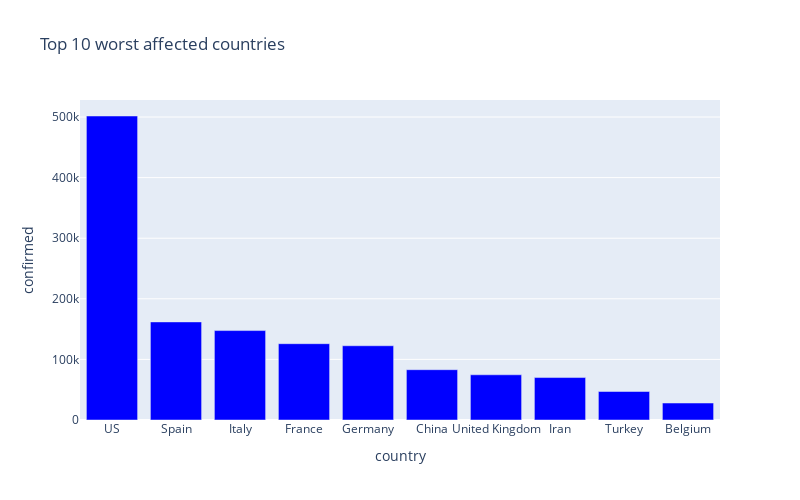

Source (notebook cell):
### Markdown cell above
# 10 worst hit countries - Confirmed cases

### Code cell
px.bar(
    sorted_country_df.head(10),
    x = "country",
    y = "confirmed",
    title= "Top 10 worst affected countries", # the axis names
    color_discrete_sequence=["blue"], 
    height=500,
    width=800
)

### Figure 1 — Plotly figure (JSON) as saved in the notebook; plotly's stock layout.template omitted (floating-point values rounded to 4 significant figures)
{"data": [{"alignmentgroup": "True", "hovertemplate": "country=%{x}<br>confirmed=%{y}<extra></extra>", "legendgroup": "", "marker": {"color": "blue"}, "name": "", "offsetgroup": "", "orientation": "v", "showlegend": false, "textposition": "auto", "type": "bar", "x": ["US", "Spain", "Italy", "France", "Germany", "China", "United Kingdom", "Iran", "Turkey", "Belgium"], "xaxis": "x", "y": [501680, 161852, 147577, 125931, 122530, 83014, 74608, 70029, 47029, 28018], "yaxis": "y"}], "layout": {"barmode": "relative", "height": 500, "legend": {"tracegroupgap": 0}, "title": {"text": "Top 10 worst affected countries"}, "width": 800, "xaxis": {"anchor": "y", "domain": [0, 1], "title": {"text": "country"}}, "yaxis": {"anchor": "x", "domain": [0, 1], "title": {"text": "confirmed"}}}}
